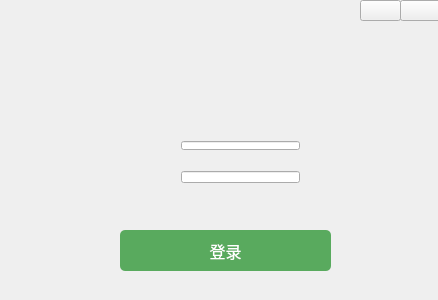
<?xml version="1.0" encoding="UTF-8"?>
<ui version="4.0">
 <class>Widget</class>
 <widget class="QWidget" name="Widget">
  <property name="geometry">
   <rect>
    <x>0</x>
    <y>0</y>
    <width>438</width>
    <height>300</height>
   </rect>
  </property>
  <property name="windowTitle">
   <string>Widget</string>
  </property>
  <widget class="QLabel" name="label">
   <property name="geometry">
    <rect>
     <x>0</x>
     <y>0</y>
     <width>441</width>
     <height>301</height>
    </rect>
   </property>
   <property name="text">
    <string/>
   </property>
   <property name="pixmap">
    <pixmap resource="images.qrc">:/images/images/login_main.jpg</pixmap>
   </property>
  </widget>
  <widget class="QToolButton" name="login">
   <property name="geometry">
    <rect>
     <x>120</x>
     <y>230</y>
     <width>211</width>
     <height>41</height>
    </rect>
   </property>
   <property name="font">
    <font>
     <family>微软雅黑</family>
     <pointsize>12</pointsize>
     <weight>9</weight>
     <italic>false</italic>
     <bold>false</bold>
    </font>
   </property>
   <property name="styleSheet">
    <string notr="true">font: 75 12pt &quot;微软雅黑&quot;;
background-color: rgb(85, 170, 255);
color: rgb(255, 255, 255);
background-color: rgb(89, 170, 94);
border-radius:5px;</string>
   </property>
   <property name="text">
    <string>登录</string>
   </property>
  </widget>
  <widget class="QToolButton" name="min">
   <property name="geometry">
    <rect>
     <x>360</x>
     <y>0</y>
     <width>41</width>
     <height>21</height>
    </rect>
   </property>
   <property name="styleSheet">
    <string notr="true">QToolButton{border-image: url(:/images/images/login_min.jpg);}
QToolButton:hover{border-image: url(:/images/images/login_min_2.jpg);}
QToolButton:pressed{border-image: url(:/images/images/login_min_3.jpg);}</string>
   </property>
   <property name="text">
    <string/>
   </property>
  </widget>
  <widget class="QToolButton" name="close">
   <property name="geometry">
    <rect>
     <x>400</x>
     <y>0</y>
     <width>41</width>
     <height>21</height>
    </rect>
   </property>
   <property name="styleSheet">
    <string notr="true">QToolButton{border-image: url(:/images/images/login_close.jpg);}
QToolButton:hover{border-image: url(:/images/images/login_close_2.jpg);}
QToolButton:pressed{border-image: url(:/images/images/login_close_3.jpg);}
</string>
   </property>
   <property name="text">
    <string/>
   </property>
   <property name="iconSize">
    <size>
     <width>10</width>
     <height>16</height>
    </size>
   </property>
  </widget>
  <widget class="QWidget" name="verticalLayoutWidget">
   <property name="geometry">
    <rect>
     <x>170</x>
     <y>160</y>
     <width>141</width>
     <height>34</height>
    </rect>
   </property>
   <layout class="QVBoxLayout" name="verticalLayout">
    <item>
     <spacer name="verticalSpacer">
      <property name="orientation">
       <enum>Qt::Vertical</enum>
      </property>
      <property name="sizeHint" stdset="0">
       <size>
        <width>20</width>
        <height>40</height>
       </size>
      </property>
     </spacer>
    </item>
    <item>
     <widget class="QLineEdit" name="pwd">
      <property name="inputMethodHints">
       <set>Qt::ImhNone</set>
      </property>
     </widget>
    </item>
    <item>
     <spacer name="verticalSpacer_2">
      <property name="orientation">
       <enum>Qt::Vertical</enum>
      </property>
      <property name="sizeHint" stdset="0">
       <size>
        <width>20</width>
        <height>40</height>
       </size>
      </property>
     </spacer>
    </item>
   </layout>
  </widget>
  <widget class="QWidget" name="verticalLayoutWidget_2">
   <property name="geometry">
    <rect>
     <x>170</x>
     <y>130</y>
     <width>141</width>
     <height>31</height>
    </rect>
   </property>
   <layout class="QVBoxLayout" name="verticalLayout_2">
    <item>
     <widget class="QLineEdit" name="id">
      <property name="enabled">
       <bool>true</bool>
      </property>
     </widget>
    </item>
   </layout>
  </widget>
 </widget>
 <layoutdefault spacing="6" margin="11"/>
 <resources>
  <include location="images.qrc"/>
 </resources>
 <connections/>
</ui>
